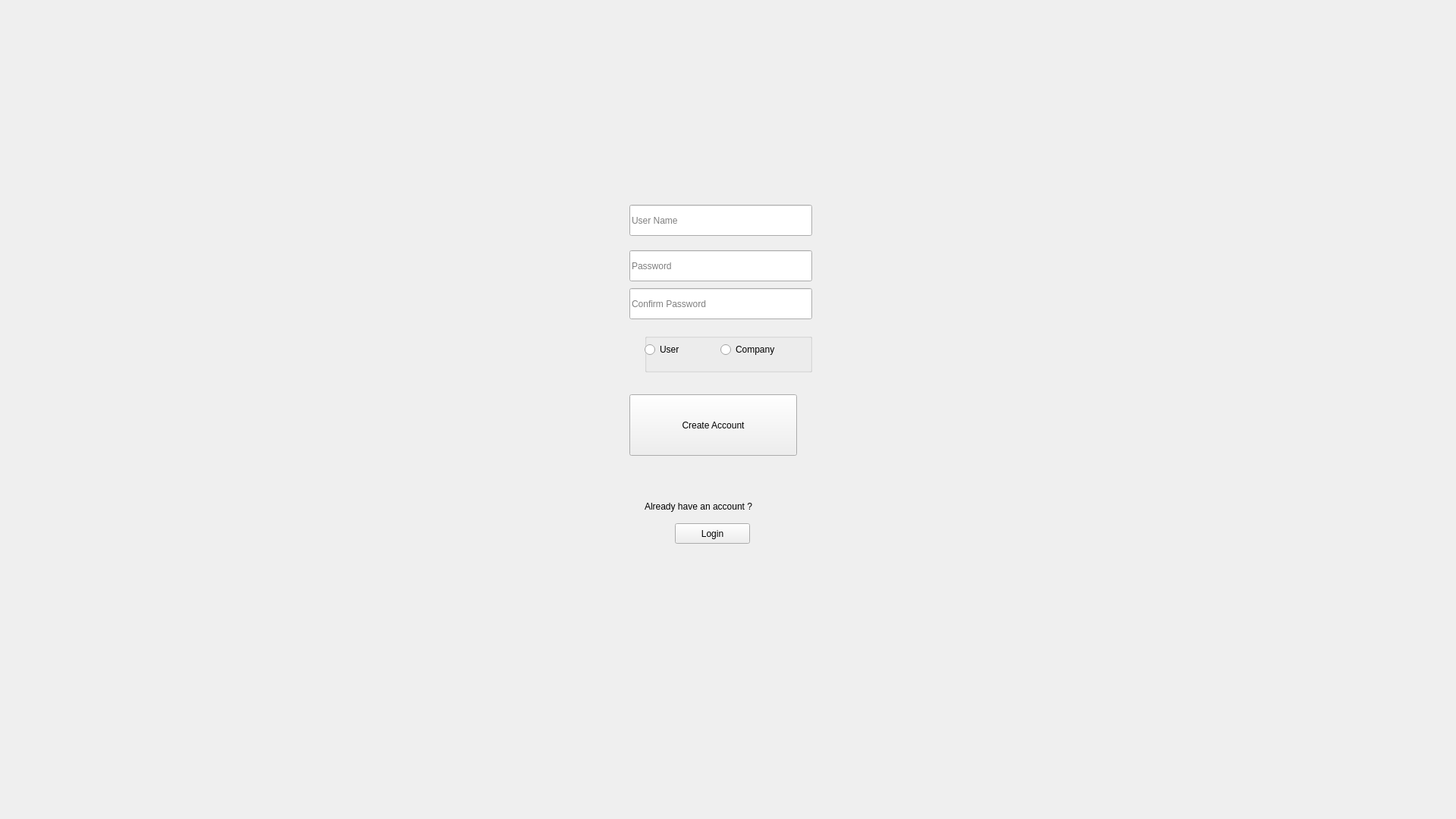
<?xml version="1.0" encoding="UTF-8"?>
<ui version="4.0">
 <class>SignupWindow</class>
 <widget class="QWidget" name="SignupWindow">
  <property name="geometry">
   <rect>
    <x>0</x>
    <y>0</y>
    <width>1920</width>
    <height>1080</height>
   </rect>
  </property>
  <property name="windowTitle">
   <string>Sign Up</string>
  </property>
  <widget class="QLineEdit" name="usernametxt">
   <property name="geometry">
    <rect>
     <x>830</x>
     <y>270</y>
     <width>241</width>
     <height>41</height>
    </rect>
   </property>
   <property name="echoMode">
    <enum>QLineEdit::Normal</enum>
   </property>
   <property name="placeholderText">
    <string>User Name</string>
   </property>
  </widget>
  <widget class="QLineEdit" name="passwordtxt">
   <property name="geometry">
    <rect>
     <x>830</x>
     <y>330</y>
     <width>241</width>
     <height>41</height>
    </rect>
   </property>
   <property name="toolTip">
    <string/>
   </property>
   <property name="text">
    <string/>
   </property>
   <property name="echoMode">
    <enum>QLineEdit::Password</enum>
   </property>
   <property name="placeholderText">
    <string>Password</string>
   </property>
  </widget>
  <widget class="QLineEdit" name="passconfirmtxt">
   <property name="geometry">
    <rect>
     <x>830</x>
     <y>380</y>
     <width>241</width>
     <height>41</height>
    </rect>
   </property>
   <property name="inputMask">
    <string/>
   </property>
   <property name="echoMode">
    <enum>QLineEdit::Password</enum>
   </property>
   <property name="placeholderText">
    <string>Confirm Password</string>
   </property>
  </widget>
  <widget class="QPushButton" name="sigupbutton">
   <property name="geometry">
    <rect>
     <x>830</x>
     <y>520</y>
     <width>221</width>
     <height>81</height>
    </rect>
   </property>
   <property name="text">
    <string>Create Account</string>
   </property>
  </widget>
  <widget class="QPushButton" name="loginbutton">
   <property name="geometry">
    <rect>
     <x>890</x>
     <y>690</y>
     <width>99</width>
     <height>27</height>
    </rect>
   </property>
   <property name="text">
    <string>Login</string>
   </property>
  </widget>
  <widget class="QLabel" name="signuplabel">
   <property name="geometry">
    <rect>
     <x>850</x>
     <y>740</y>
     <width>291</width>
     <height>41</height>
    </rect>
   </property>
   <property name="autoFillBackground">
    <bool>false</bool>
   </property>
   <property name="text">
    <string/>
   </property>
  </widget>
  <widget class="QGroupBox" name="groupBox">
   <property name="geometry">
    <rect>
     <x>850</x>
     <y>440</y>
     <width>221</width>
     <height>51</height>
    </rect>
   </property>
   <property name="title">
    <string/>
   </property>
   <widget class="QRadioButton" name="userradio">
    <property name="geometry">
     <rect>
      <x>0</x>
      <y>10</y>
      <width>117</width>
      <height>22</height>
     </rect>
    </property>
    <property name="text">
     <string>User</string>
    </property>
   </widget>
   <widget class="QRadioButton" name="companyradio">
    <property name="geometry">
     <rect>
      <x>100</x>
      <y>10</y>
      <width>117</width>
      <height>22</height>
     </rect>
    </property>
    <property name="text">
     <string>Company</string>
    </property>
   </widget>
  </widget>
  <widget class="QLabel" name="label">
   <property name="geometry">
    <rect>
     <x>850</x>
     <y>660</y>
     <width>191</width>
     <height>16</height>
    </rect>
   </property>
   <property name="text">
    <string>Already have an account ?</string>
   </property>
  </widget>
 </widget>
 <resources/>
 <connections/>
</ui>
